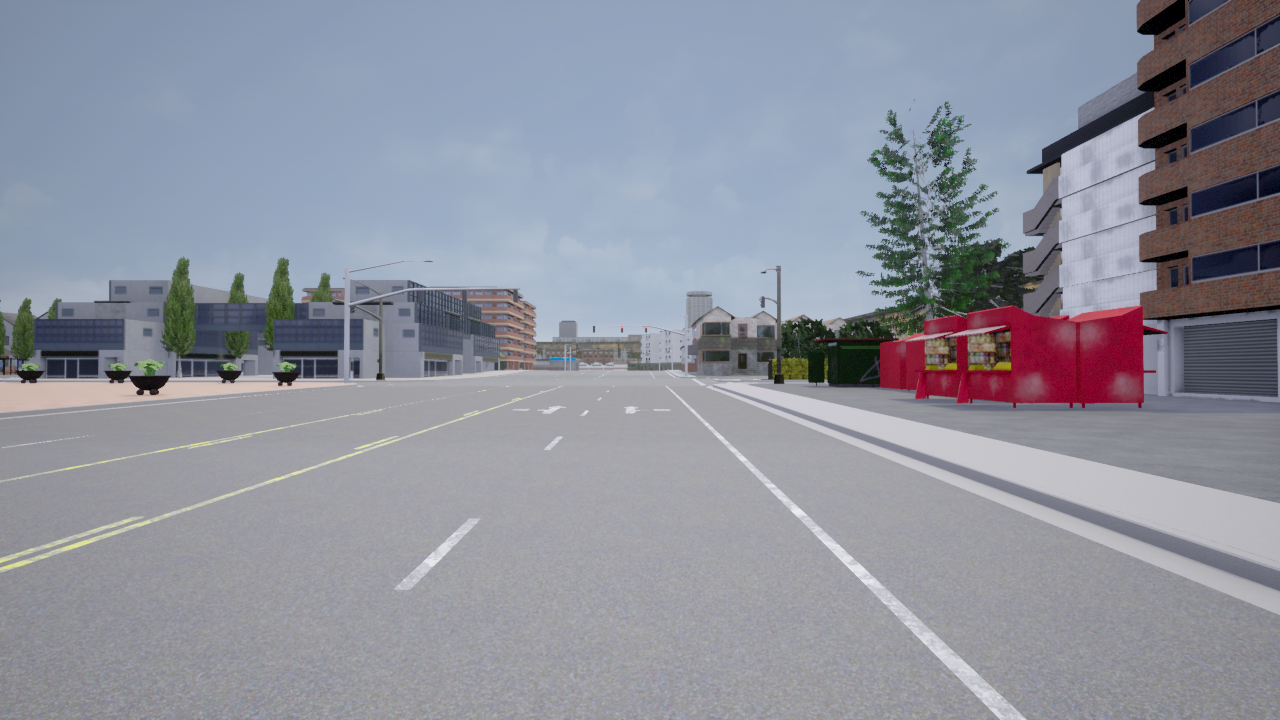
#> input picture lane-detection/test.jpg, 1280 x 720 px
$ python lane_detection.py
#> lines starting #> are read from the running program, lines starting #| are printed output that depends on the picture; after the words box and inside, x2 and y2 are one past the last pixel; in counts of white or black regions, pixels touching at a corner belong together
#> further down, img is the input picture: shape (720, 1280, 3); mean B, G, R 157.1, 145.8, 142.7
# -*- coding: utf-8 -*-
# !/usr/bin/env python
import os
import math

import cv2
import numpy as np
import matplotlib.pyplot as plt
import matplotlib.image as mpimg
from sklearn.linear_model import LinearRegression

pre_l_slopes = []
pre_l_inters = []
pre_r_slopes = []
pre_r_inters = []

def outlierCleaner(predictions, x, y, inlier_percent=0.9):
    threshold = 10
    errs = np.fabs(y - predictions)
    max_err = max(errs)[0]
    if max_err > threshold:
        k = math.ceil(errs.size * inlier_percent)
        survived_idx = np.argsort(errs, axis=0)[:k]
        if survived_idx.size > 0:
            x = np.take(x, survived_idx)
            y = np.take(y, survived_idx)

    return (x, y)

def regress_a_lane(img, x, y, color=[255, 0, 0], thickness=10):
    reg = LinearRegression()
    reg.fit(x, y)

    # identify and remove outliers
    cleaned_data = []
    try:
        predictions = reg.predict(x)
        cleaned_data = outlierCleaner(predictions, x, y)
    except NameError:
        print("err in regression prediction")

    if len(cleaned_data) > 0:
        x, y = cleaned_data
        # refit cleaned data!
        try:
            reg.fit(x, y)
        except NameError:
            print("err in reg.fit for cleaned data")
    else:
        print("outlierCleaner() is returning an empty list, no refitting to be done")

    height = img.shape[0]
    slope = reg.coef_
    inter = reg.intercept_

    # find the two end points of the line by using slope and iter, and then visulize the line
    if reg.coef_ < 0:  # left lane
        p1_x, p1_y, p2_x, p2_y = findTwoPoints(slope, inter, 'l', height)
        cv2.line(img, (p1_x, p1_y), (p2_x, p2_y), color, thickness)
    else:  # right lane
        p1_x, p1_y, p2_x, p2_y = findTwoPoints(slope, inter, 'r', height)
        cv2.line(img, (p1_x, p1_y), (p2_x, p2_y), color, thickness)

def findTwoPoints(slope, inter, side, height):
    """
    In order to get two stable lanes,
    (1) average the slope and itercept values in the buffers,
    (2) fix the y coordinate of the top points
    (3) then use the averaged slope and inter to locate the two end points of a line

    :param slope: current slope from the regressor for current frame
    :param inter: current intercept from the regressor for current frame
    :param side:  'l': left, 'r': right lane
    :param height: hight of the image
    :return tow points locations, which are the two ends of a lane
    """
    number_buffer_frames = 3
    scale_y = 0.65
    top_y = int(float(height) * scale_y)  # fix the y coordinates of the top point, so that the line is more stable


    if side == 'l':
        if len(pre_l_slopes) == number_buffer_frames:  # reach the max
            pre_l_slopes.pop(0)  # remove the oldest frame
            pre_l_inters.pop(0)

        pre_l_slopes.append(slope)
        pre_l_inters.append(inter)
        slope = sum(pre_l_slopes) / len(pre_l_slopes)
        inter = sum(pre_l_inters) / len(pre_l_inters)

        p1_y = height-1
        p1_x = int((float(p1_y)-inter)/slope)
        p2_y = top_y
        p2_x = int((float(p2_y)-inter)/slope)
    else:  # 'r'
        if len(pre_r_slopes) == number_buffer_frames:  # reach the max
            pre_r_slopes.pop(0)  # remove the oldest frame
            pre_r_inters.pop(0)

        pre_r_slopes.append(slope)
        pre_r_inters.append(inter)
        slope = sum(pre_r_slopes) / len(pre_r_slopes)
        inter = sum(pre_r_inters) / len(pre_r_inters)

        p1_y = top_y
        p1_x = int((float(p1_y)-inter)/slope)
        p2_y = height-1
        p2_x = int((float(p2_y)-inter)/slope)

    return (p1_x, p1_y, p2_x, p2_y)

def draw_lines(img, lines, color=[255, 0, 0], thickness=10):
    """
    (1) remove some horizontal lines with given threshold_angle
    (2) seperate the points belongs to the left and right lane by computing line slope
    (3) handle the left/right lane points to a linear regressor to fit the line, with additional
        steps to remove the outliers for getting a better fit.
    """
    threshold_angle = 25  # if the line angle is between -25 to 25 degrees, lines are discarded
    threshold_slope = math.tan(threshold_angle / 180 * math.pi)
    left_lane_x = []
    left_lane_y = []
    right_lane_x = []
    right_lane_y = []

    for line in lines:
        for x1, y1, x2, y2 in line:
            if x2 != x1:
                slope = float(y2 - y1) / float(x2 - x1)
                if abs(slope) < threshold_slope:  # remove the horizontal lines
                    continue
                elif slope < 0:  # left lane, note the origin is on the left-up corner of the image
                    left_lane_x.append([x1])
                    left_lane_y.append([y1])
                    left_lane_x.append([x2])
                    left_lane_y.append([y2])
                else:
                    right_lane_x.append([x1])
                    right_lane_y.append([y1])
                    right_lane_x.append([x2])
                    right_lane_y.append([y2])

    # get left and right solid lanes with regression
    if len(left_lane_x) > 0:  # if there are no enough points at the current frame
        regress_a_lane(img, left_lane_x, left_lane_y)
    if len(right_lane_x) > 0:
        regress_a_lane(img, right_lane_x, right_lane_y)

def weighted_img(img, initial_img, α=0.8, β=1., λ=0.):
    """
    `img` is the output of the hough_lines(), An image with lines drawn on it.
    Should be a blank image (all black) with lines drawn on it.

    `initial_img` should be the image before any processing.

    The result image is computed as follows:

    initial_img * α + img * β + λ
    NOTE: initial_img and img must be the same shape!
    """
    return cv2.addWeighted(initial_img, α, img, β, λ)

class LaneDetect(object):
    def __init__(self):
        self.kernel_size = 3

        self.low_threshold = 60  #
        self.high_threshold = 150

        self.scale_w = 7 / 16
        self.scale_h = 11 / 18

        self.rho = 2  # distance resolution in pixels of the Hough grid
        self.theta = np.pi / 180  # angular resolution in radians of the Hough grid
        self.threshold = 15  # minimum number of votes (intersections in Hough grid cell)
        self.min_line_length = 15  # minimum number of pixels making up a line
        self.max_line_gap = 40  # maximum gap in pixels between connectable line segments

    def gaussian_blur(self, img):
        """Applies a Gaussian Noise kernel"""
        return cv2.GaussianBlur(img, (self.kernel_size, self.kernel_size), 0)

    def canny(self, img):
        img = self.gaussian_blur(img)
        canny_img = cv2.Canny(img, self.low_threshold, self.high_threshold)
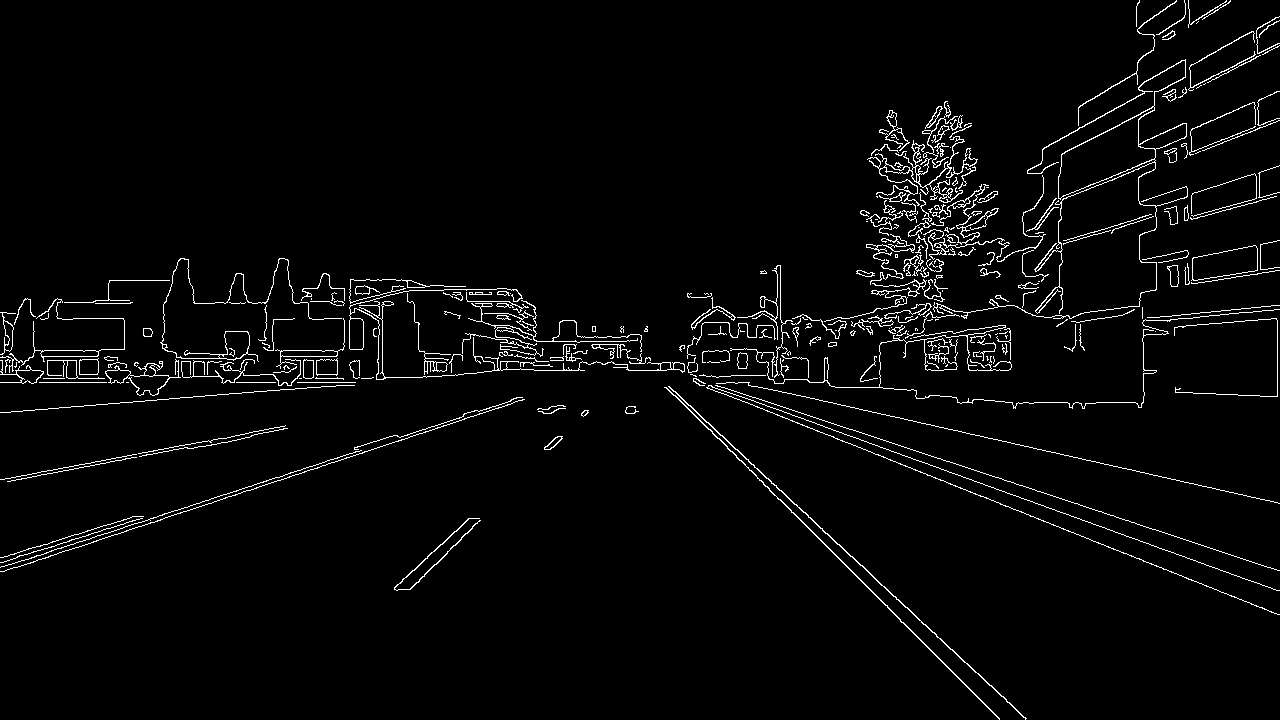
#> canny_img: shape (720, 1280); 3% white in thin lines or dots
        return canny_img

    def get_vertices(self, img):
        if len(img.shape) == 2:
            height, width = img.shape
#> height = 720; width = 1280
        elif lem(img.shape) == 2:
            height, width, _= img.shape
        else:
            print("Wrong image shape")
        left_bottom = [0, height - 1]
#> left_bottom = [0, 719]
        right_bottom = [width - 1, height - 1]
#> right_bottom = [1279, 719]
        left_up = [self.scale_w * width, self.scale_h * height]
#> left_up = [560, 440]
        right_up = [(1 - self.scale_w) * width, self.scale_h * height]
#> right_up = [720, 440]

        return np.array([[left_bottom, left_up, right_up, right_bottom]], dtype=np.int32)

    def region_of_interest(self, img):
        vertices =  self.get_vertices(img)
#> vertices = [[0, 719], [560, 440], [720, 440], [1279, 719]]
        mask = np.zeros_like(img)
        if len(img.shape) > 2:
            channel_count = img.shape[2]
            ignore_mask_color = (255,) * channel_count
        else:
            ignore_mask_color = 255
        cv2.fillPoly(mask, [vertices], ignore_mask_color)
#> mask: shape (720, 1280); 21.9% white; 1 white region, box (x1, y1, x2, y2) and area: (0, 440, 1280, 720) 202020
        masked_image = cv2.bitwise_and(img, mask)
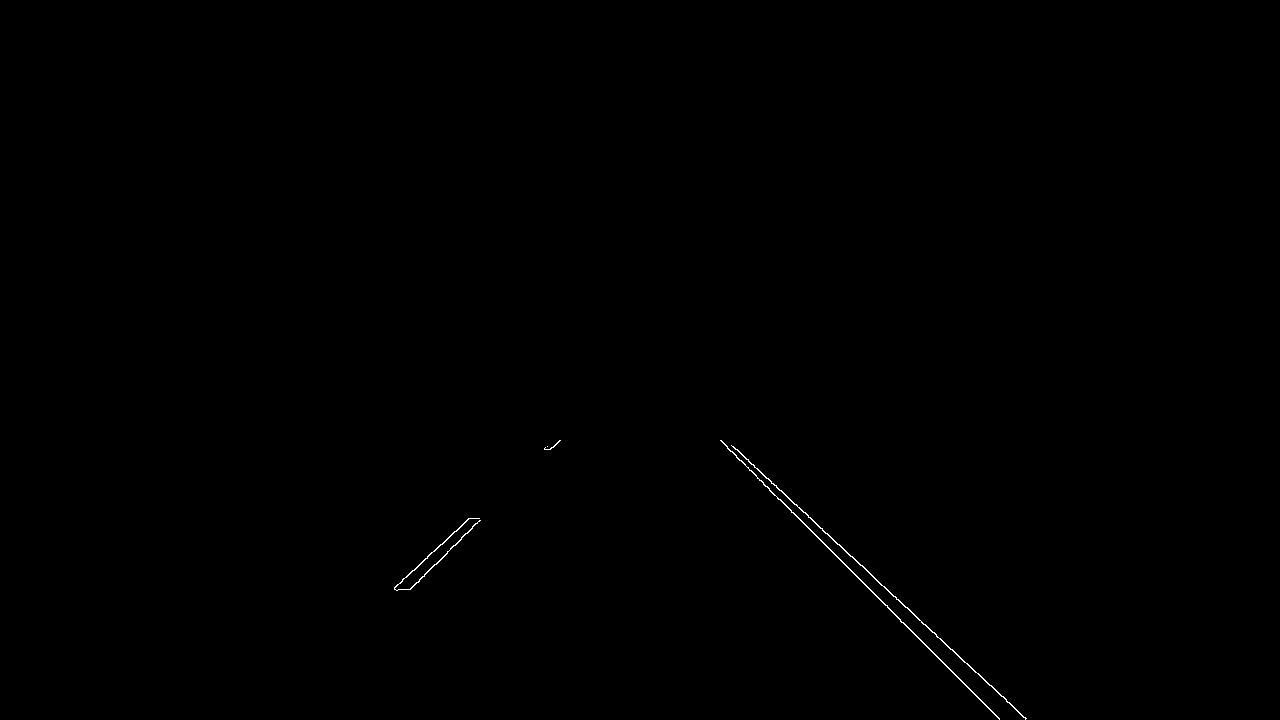
#> masked_image: shape (720, 1280); 0.16% white in thin lines or dots, all inside (x1, y1, x2, y2) = (394, 440, 1027, 720)

        return masked_image

    def hough_lines(self, img):
        """
        `img` should be the output of a Canny transform.

        Returns an image with hough lines drawn.
        """
        lines = cv2.HoughLinesP(img, self.rho, self.theta, self.threshold, np.array([]),
            minLineLength=self.min_line_length, maxLineGap=self.max_line_gap)
#> lines = 22 rows, first 6: [731, 445, 964, 662], [720, 440, 999, 719], [409, 589, 475, 523], [394, 588, 469, 518], [967, 663, 1025, 719], [418, 582, 466, 533]
        line_img = np.zeros((img.shape[0], img.shape[1], 3), dtype=np.uint8)
        if lines is None:
            print('Lane detect failed, use previous image.')
        else:
            draw_lines(line_img, lines)
#> the loop in draw_lines, `for line in lines:` made 22 passes
#> line on passes 1 to 12: [[731, 445, 964, 662]], [[720, 440, 999, 719]], [[409, 589, 475, 523]], [[394, 588, 469, 518]], [[967, 663, 1025, 719]], [[418, 582, 466, 533]], [[805, 512, 871, 575]], [[934, 632, 960, 658]], [[439, 561, 480, 520]], [[895, 596, 916, 617]], [[796, 504, 812, 520]], [[925, 624, 945, 644]]
#> after the loop in draw_lines, `for line in lines:`: left_lane_x = [[409], [475], [394], [469], [418], [466], [439], [480], [421], [471], [431], [468]]; left_lane_y = [[589], [523], [588], [518], [582], [533], [561], [520], [562], [518], [552], [518]]; right_lane_x = 28 items, first 6: [731], [964], [720], [999], [967], [1025]; right_lane_y = 28 items, first 6: [445], [662], [440], [719], [663], [719]
#> in regress_a_lane, `predictions = reg.predict(x)`: predictions = [580.7, 519, 594.7, 524.7, 572.3, 527.5, 552.7, 514.4, 569.5, 522.8, 560.2, 525.6]
#> in outlierCleaner, `errs = np.fabs(y - predictions)`: errs = [8.29, 3.95, 6.73, 6.66, 9.7, 5.54, 8.32, 5.62, 7.5, 4.79, 8.16, 7.59]
#> in outlierCleaner, `max_err = max(errs)[0]`: max_err = 9.7
#> in regress_a_lane, `cleaned_data = outlierCleaner(predictions, x, y)`: cleaned_data = ([[409], [475], [394], [469], [418], [466], [439], [480], [421], [471], [431], [468]], [[589], [523], [588], [518], [582], [533], [561], [520], [562], [518], [552], [518]])
#> in regress_a_lane, `x, y = cleaned_data`: x has the same summary as left_lane_x in draw_lines; y has the same summary as left_lane_y in draw_lines
#> call 2 of regress_a_lane, with thickness = 10
#> in regress_a_lane (call 2), `predictions = reg.predict(x)`: predictions = 28 values, max 723.1 at index 5, min 435.1 at index 2, mean 598.9
#> in regress_a_lane (call 2), `x, y = cleaned_data`: x = 26 values, max 1025 at index 13, min 720 at index 17, mean 885.9; y = 26 values, max 719 at index 13, min 440 at index 17, mean 590.2
#> in regress_a_lane (call 2), `cv2.line(img, (p1_x, p1_y), (p2_x, p2_y), color, thickness)`:
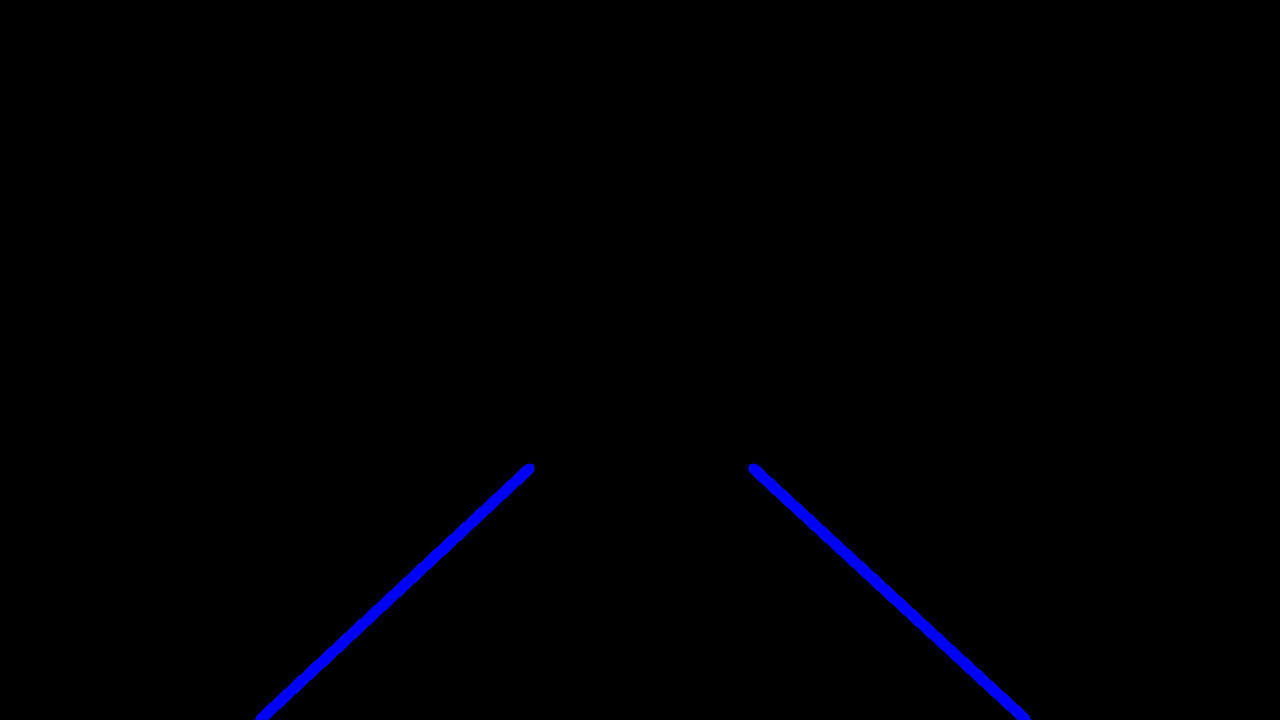
#> img: shape (720, 1280, 3); mean of channels 0, 1, 2 2.3, 0, 0; drawn as B, G, R
        return line_img

    def image_with_lane_mark(self, img):

        blur_img = self.gaussian_blur(img)
        canny_img = self.canny(blur_img)
        roi_img = self.region_of_interest(canny_img)
        lanes_img = self.hough_lines(roi_img)
        out = weighted_img(lanes_img, img)
#> in weighted_img, `return cv2.addWeighted(initial_img, α, img, β, λ)`:
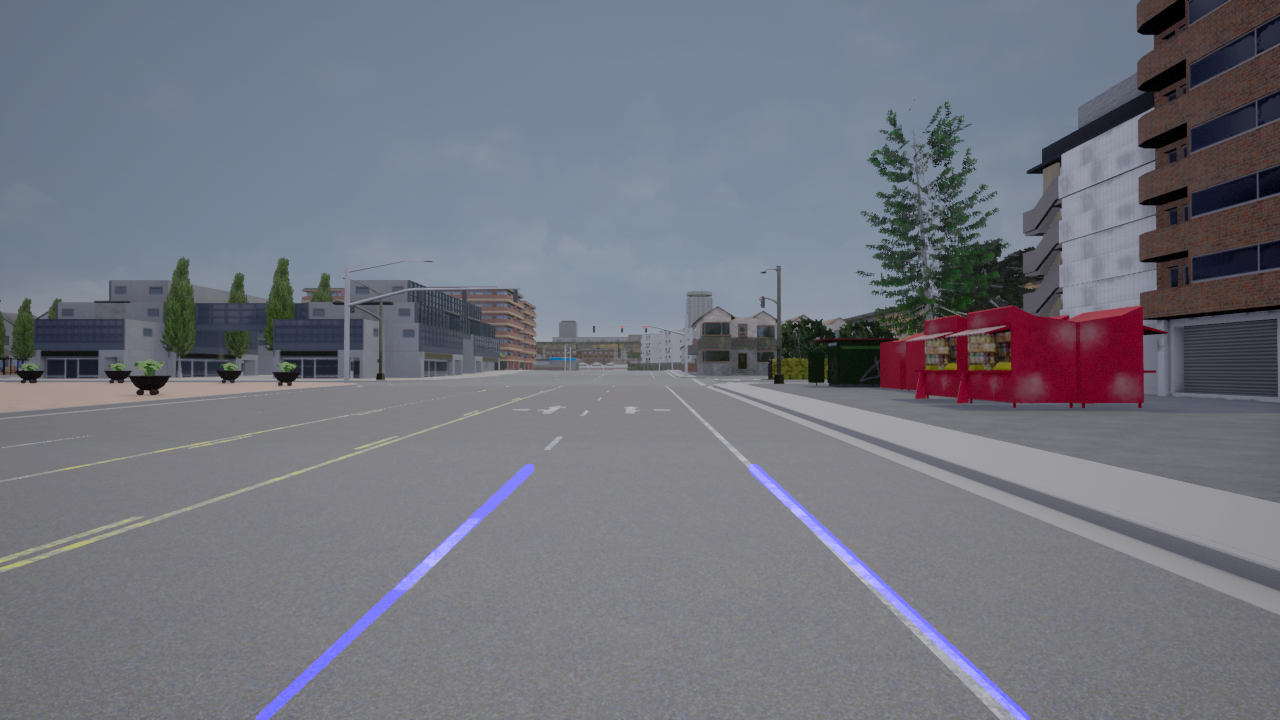
#> returned value: shape (720, 1280, 3); mean of channels 0, 1, 2 126.6, 116.6, 114.2; drawn as B, G, R

        return out

if __name__ == '__main__':
    img = cv2.imread('test.jpg')
    lane_detecter = LaneDetect()
    out=lane_detecter.image_with_lane_mark(img)
    plt.imshow(out)
    plt.show()
